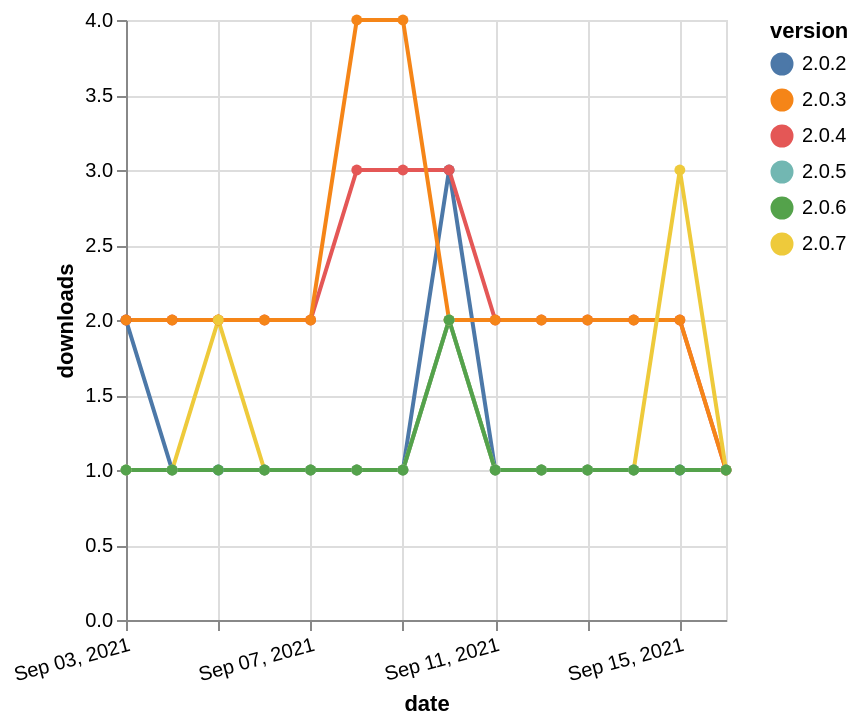

Source (Vega-Lite JSON):
### Vega-Lite specification from a JSON file in a GitHub repository (floating-point values rounded to 4 significant figures)
{"$schema": "https://vega.github.io/schema/vega-lite/v5.json", "description": "A simple bar chart with embedded data.", "data": {"values": [{"date": "2021-09-03", "total": 448, "delta": 2, "version": "2.0.2"}, {"date": "2021-09-04", "total": 449, "delta": 1, "version": "2.0.2"}, {"date": "2021-09-05", "total": 450, "delta": 1, "version": "2.0.2"}, {"date": "2021-09-06", "total": 451, "delta": 1, "version": "2.0.2"}, {"date": "2021-09-07", "total": 452, "delta": 1, "version": "2.0.2"}, {"date": "2021-09-08", "total": 453, "delta": 1, "version": "2.0.2"}, {"date": "2021-09-09", "total": 454, "delta": 1, "version": "2.0.2"}, {"date": "2021-09-10", "total": 457, "delta": 3, "version": "2.0.2"}, {"date": "2021-09-11", "total": 458, "delta": 1, "version": "2.0.2"}, {"date": "2021-09-12", "total": 459, "delta": 1, "version": "2.0.2"}, {"date": "2021-09-13", "total": 460, "delta": 1, "version": "2.0.2"}, {"date": "2021-09-14", "total": 461, "delta": 1, "version": "2.0.2"}, {"date": "2021-09-15", "total": 462, "delta": 1, "version": "2.0.2"}, {"date": "2021-09-16", "total": 463, "delta": 1, "version": "2.0.2"}, {"date": "2021-09-03", "total": 1830, "delta": 2, "version": "2.0.4"}, {"date": "2021-09-04", "total": 1832, "delta": 2, "version": "2.0.4"}, {"date": "2021-09-05", "total": 1834, "delta": 2, "version": "2.0.4"}, {"date": "2021-09-06", "total": 1836, "delta": 2, "version": "2.0.4"}, {"date": "2021-09-07", "total": 1838, "delta": 2, "version": "2.0.4"}, {"date": "2021-09-08", "total": 1841, "delta": 3, "version": "2.0.4"}, {"date": "2021-09-09", "total": 1844, "delta": 3, "version": "2.0.4"}, {"date": "2021-09-10", "total": 1847, "delta": 3, "version": "2.0.4"}, {"date": "2021-09-11", "total": 1849, "delta": 2, "version": "2.0.4"}, {"date": "2021-09-12", "total": 1851, "delta": 2, "version": "2.0.4"}, {"date": "2021-09-13", "total": 1853, "delta": 2, "version": "2.0.4"}, {"date": "2021-09-14", "total": 1855, "delta": 2, "version": "2.0.4"}, {"date": "2021-09-15", "total": 1857, "delta": 2, "version": "2.0.4"}, {"date": "2021-09-16", "total": 1858, "delta": 1, "version": "2.0.4"}, {"date": "2021-09-03", "total": 2536, "delta": 2, "version": "2.0.3"}, {"date": "2021-09-04", "total": 2538, "delta": 2, "version": "2.0.3"}, {"date": "2021-09-05", "total": 2540, "delta": 2, "version": "2.0.3"}, {"date": "2021-09-06", "total": 2542, "delta": 2, "version": "2.0.3"}, {"date": "2021-09-07", "total": 2544, "delta": 2, "version": "2.0.3"}, {"date": "2021-09-08", "total": 2548, "delta": 4, "version": "2.0.3"}, {"date": "2021-09-09", "total": 2552, "delta": 4, "version": "2.0.3"}, {"date": "2021-09-10", "total": 2554, "delta": 2, "version": "2.0.3"}, {"date": "2021-09-11", "total": 2556, "delta": 2, "version": "2.0.3"}, {"date": "2021-09-12", "total": 2558, "delta": 2, "version": "2.0.3"}, {"date": "2021-09-13", "total": 2560, "delta": 2, "version": "2.0.3"}, {"date": "2021-09-14", "total": 2562, "delta": 2, "version": "2.0.3"}, {"date": "2021-09-15", "total": 2564, "delta": 2, "version": "2.0.3"}, {"date": "2021-09-16", "total": 2565, "delta": 1, "version": "2.0.3"}, {"date": "2021-09-03", "total": 456, "delta": 1, "version": "2.0.7"}, {"date": "2021-09-04", "total": 457, "delta": 1, "version": "2.0.7"}, {"date": "2021-09-05", "total": 459, "delta": 2, "version": "2.0.7"}, {"date": "2021-09-06", "total": 460, "delta": 1, "version": "2.0.7"}, {"date": "2021-09-07", "total": 461, "delta": 1, "version": "2.0.7"}, {"date": "2021-09-08", "total": 462, "delta": 1, "version": "2.0.7"}, {"date": "2021-09-09", "total": 463, "delta": 1, "version": "2.0.7"}, {"date": "2021-09-10", "total": 465, "delta": 2, "version": "2.0.7"}, {"date": "2021-09-11", "total": 466, "delta": 1, "version": "2.0.7"}, {"date": "2021-09-12", "total": 467, "delta": 1, "version": "2.0.7"}, {"date": "2021-09-13", "total": 468, "delta": 1, "version": "2.0.7"}, {"date": "2021-09-14", "total": 469, "delta": 1, "version": "2.0.7"}, {"date": "2021-09-15", "total": 472, "delta": 3, "version": "2.0.7"}, {"date": "2021-09-16", "total": 473, "delta": 1, "version": "2.0.7"}, {"date": "2021-09-03", "total": 210, "delta": 1, "version": "2.0.5"}, {"date": "2021-09-04", "total": 211, "delta": 1, "version": "2.0.5"}, {"date": "2021-09-05", "total": 212, "delta": 1, "version": "2.0.5"}, {"date": "2021-09-06", "total": 213, "delta": 1, "version": "2.0.5"}, {"date": "2021-09-07", "total": 214, "delta": 1, "version": "2.0.5"}, {"date": "2021-09-08", "total": 215, "delta": 1, "version": "2.0.5"}, {"date": "2021-09-09", "total": 216, "delta": 1, "version": "2.0.5"}, {"date": "2021-09-10", "total": 218, "delta": 2, "version": "2.0.5"}, {"date": "2021-09-11", "total": 219, "delta": 1, "version": "2.0.5"}, {"date": "2021-09-12", "total": 220, "delta": 1, "version": "2.0.5"}, {"date": "2021-09-13", "total": 221, "delta": 1, "version": "2.0.5"}, {"date": "2021-09-14", "total": 222, "delta": 1, "version": "2.0.5"}, {"date": "2021-09-15", "total": 223, "delta": 1, "version": "2.0.5"}, {"date": "2021-09-16", "total": 224, "delta": 1, "version": "2.0.5"}, {"date": "2021-09-03", "total": 390, "delta": 1, "version": "2.0.6"}, {"date": "2021-09-04", "total": 391, "delta": 1, "version": "2.0.6"}, {"date": "2021-09-05", "total": 392, "delta": 1, "version": "2.0.6"}, {"date": "2021-09-06", "total": 393, "delta": 1, "version": "2.0.6"}, {"date": "2021-09-07", "total": 394, "delta": 1, "version": "2.0.6"}, {"date": "2021-09-08", "total": 395, "delta": 1, "version": "2.0.6"}, {"date": "2021-09-09", "total": 396, "delta": 1, "version": "2.0.6"}, {"date": "2021-09-10", "total": 398, "delta": 2, "version": "2.0.6"}, {"date": "2021-09-11", "total": 399, "delta": 1, "version": "2.0.6"}, {"date": "2021-09-12", "total": 400, "delta": 1, "version": "2.0.6"}, {"date": "2021-09-13", "total": 401, "delta": 1, "version": "2.0.6"}, {"date": "2021-09-14", "total": 402, "delta": 1, "version": "2.0.6"}, {"date": "2021-09-15", "total": 403, "delta": 1, "version": "2.0.6"}, {"date": "2021-09-16", "total": 404, "delta": 1, "version": "2.0.6"}]}, "width": "container", "mark": {"type": "line", "point": {"filled": true}}, "encoding": {"x": {"field": "date", "type": "temporal", "timeUnit": "yearmonthdate", "title": "date", "axis": {"labelAngle": -15}}, "y": {"field": "delta", "type": "quantitative", "title": "downloads"}, "color": {"field": "version", "type": "nominal"}, "tooltip": {"field": "delta"}}}
